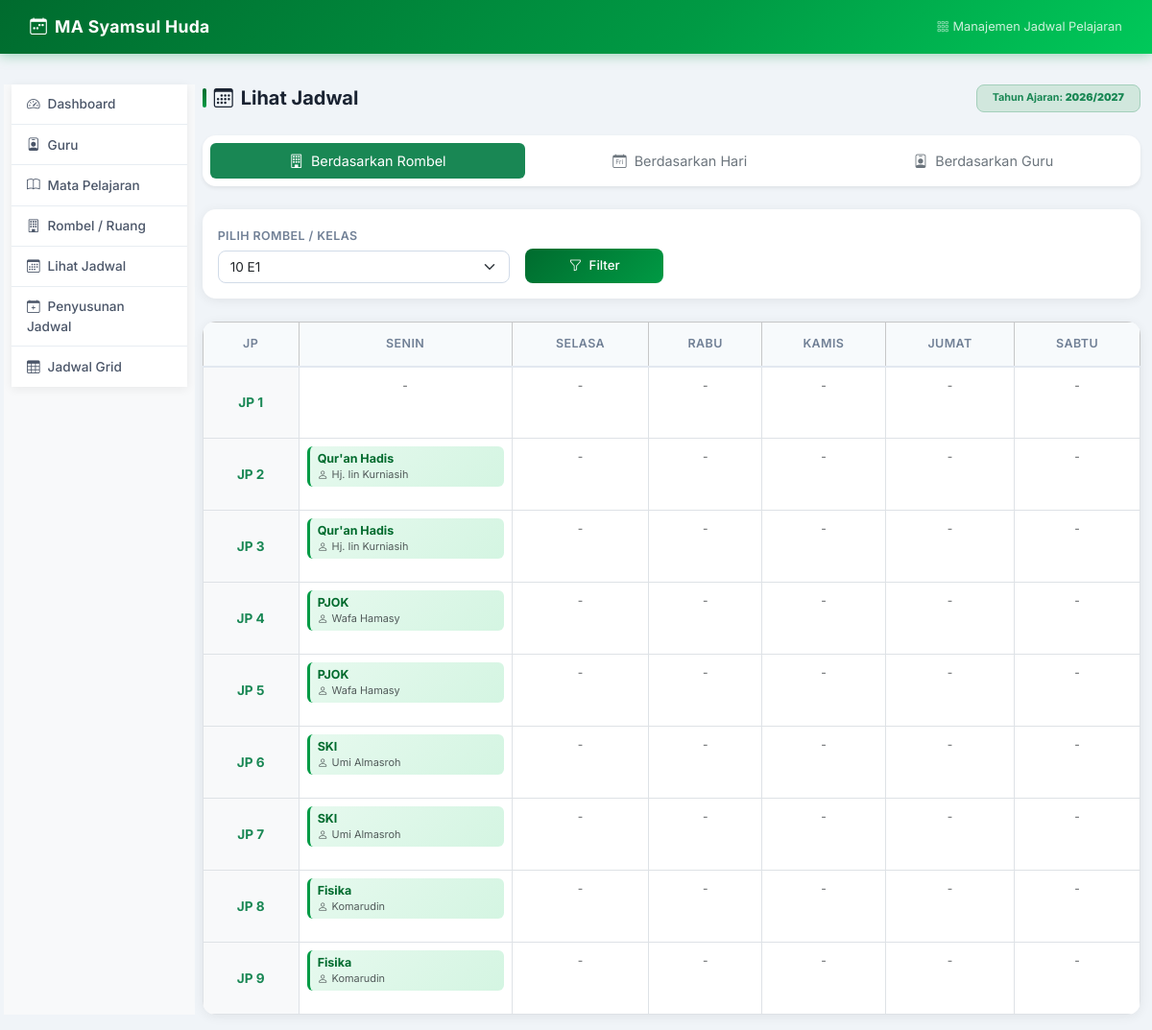
Page /view_schedule.php on the committed database.
### tables this page shows
CREATE TABLE school_years(id INTEGER PRIMARY KEY AUTOINCREMENT,name TEXT UNIQUE NOT NULL,active INTEGER NOT NULL DEFAULT 0);

CREATE TABLE schedules(
 id INTEGER PRIMARY KEY AUTOINCREMENT,school_year_id INTEGER NOT NULL,day TEXT NOT NULL,jp INTEGER NOT NULL,
 class_id INTEGER NOT NULL,subject_id INTEGER NOT NULL,teacher_id INTEGER NOT NULL,notes TEXT,
 UNIQUE(school_year_id,day,jp,class_id),
 FOREIGN KEY(school_year_id) REFERENCES school_years(id) ON DELETE CASCADE,
 FOREIGN KEY(class_id) REFERENCES classes(id) ON DELETE CASCADE,
 FOREIGN KEY(subject_id) REFERENCES subjects(id) ON DELETE RESTRICT,
 FOREIGN KEY(teacher_id) REFERENCES teachers(id) ON DELETE RESTRICT);

### config/database.php (called while the page is built, shortened)
<?php
function e(?string $v): string
{
    return htmlspecialchars($v ?? '', ENT_QUOTES, 'UTF-8');
}

### view_schedule.php (the view, shortened to what this page needs)
<?php
require __DIR__ . '/config/database.php';
$pdo = db();
$days = ['Senin', 'Selasa', 'Rabu', 'Kamis', 'Jumat', 'Sabtu'];
$classes  = $pdo->query('SELECT * FROM classes ORDER BY name')->fetchAll();
$teachers = $pdo->query('SELECT * FROM teachers ORDER BY name')->fetchAll();
$year     = $pdo->query('SELECT * FROM school_years WHERE active=1 LIMIT 1')->fetch();
$tab = $_GET['tab'] ?? 'rombel';
$selected_class_id   = isset($_GET['class_id']) ? (int)$_GET['class_id'] : ($classes[0]['id'] ?? 0);
$selected_teacher_id = isset($_GET['teacher_id']) ? (int)$_GET['teacher_id'] : ($teachers[0]['id'] ?? 0);
$selected_day        = $_GET['day'] ?? 'Senin';
$rows = [];
if ($tab === 'rombel' && $selected_class_id) {
    $stmt = $pdo->prepare("
        SELECT s.*, t.name teacher_name, sub.name subject_name
        FROM schedules s
        JOIN teachers t   ON t.id   = s.teacher_id
        JOIN subjects sub ON sub.id = s.subject_id
        WHERE s.school_year_id = ? AND s.class_id = ?
    ");
    $stmt->execute([$year['id'], $selected_class_id]);
    $rows = $stmt->fetchAll();
}
require __DIR__ . '/templates/header.php';
?>
<div class="d-flex align-items-center justify-content-between mb-4">
    <h3 class="page-heading mb-0"><i class="bi bi-calendar3"></i> Lihat Jadwal</h3>
    <span class="badge bg-success-subtle text-success border border-success-subtle px-3 py-2 rounded-3">
        Tahun Ajaran: <strong><?= e($year['name']) ?></strong>
    </span>
</div>
<div class="card mb-4 shadow-sm">
    <div class="card-body p-2">
        <ul class="nav nav-pills nav-fill gap-2">
            <li class="nav-item">
                <a class="nav-link py-2.5 <?= $tab === 'rombel' ? 'active bg-success text-white' : 'text-secondary' ?>" href="?tab=rombel&class_id=<?= $selected_class_id ?>">
                    <i class="bi bi-building me-2"></i>Berdasarkan Rombel
                </a>
            </li>
            <li class="nav-item">
                <a class="nav-link py-2.5 <?= $tab === 'day' ? 'active bg-success text-white' : 'text-secondary' ?>" href="?tab=day&day=<?= urlencode($selected_day) ?>">
                    <i class="bi bi-calendar-day me-2"></i>Berdasarkan Hari
                </a>
            </li>
            <li class="nav-item">
                <a class="nav-link py-2.5 <?= $tab === 'teacher' ? 'active bg-success text-white' : 'text-secondary' ?>" href="?tab=teacher&teacher_id=<?= $selected_teacher_id ?>">
                    <i class="bi bi-person-badge me-2"></i>Berdasarkan Guru
                </a>
            </li>
        </ul>
    </div>
</div>
<div class="card mb-4">
    <div class="card-body">
        <form method="get" class="row g-3 align-items-end justify-content-start">
            <?php if ($tab === 'rombel'): ?>
                <div class="col-md-4">
                    <label class="form-label">Pilih Rombel / Kelas</label>
                    <select name="class_id" class="form-select" onchange="this.form.submit()">
                        <?php foreach ($classes as $c): ?>
                            <option value="<?= $c['id'] ?>" <?= $selected_class_id === (int)$c['id'] ? 'selected' : '' ?>>
                                <?= e($c['name']) ?>
                            </option>
                        <?php endforeach; ?>
                    </select>
                </div>
            <?php endif; ?>
            <div class="col-md-2">
                <button type="submit" class="btn btn-success w-100 py-2">
                    <i class="bi bi-funnel me-1"></i> Filter
                </button>
            </div>
        </form>
    </div>
</div>
<?php if ($tab === 'rombel' || $tab === 'teacher'): ?>
    <div class="card overflow-hidden">
        <div class="table-responsive">
            <table class="table table-bordered text-center align-middle mb-0" style="min-width: 750px;">
                <thead class="table-light">
                    <tr>
                        <th style="width: 100px;">JP</th>
                        <?php foreach ($days as $d): ?>
                            <th><?= e($d) ?></th>
                        <?php endforeach; ?>
                    </tr>
                </thead>
                <tbody>
                    <?php for ($jp = 1; $jp <= 9; $jp++): ?>
                        <tr>
                            <td class="fw-bold text-success bg-light">JP <?= $jp ?></td>
                            <?php foreach ($days as $d): ?>
                                <td class="p-2" style="height: 75px; vertical-align: top;">
                                    <?php
                                    $cell_found = false;
                                    foreach ($rows as $r) {
                                        if ($r['day'] === $d && (int)$r['jp'] === $jp) {
                                            $cell_found = true;
                                            if ($tab === 'rombel') {
                                                ?>
                                                <div class="cell-entry text-start">
                                                    <strong class="d-block"><?= e($r['subject_name']) ?></strong>
                                                    <small class="text-muted"><i class="bi bi-person me-1"></i><?= e($r['teacher_name']) ?></small>
                                                </div>
                                                <?php
                                            }
                                            break;
                                        }
                                    }
                                    if (!$cell_found): ?>
                                        <span class="text-muted" style="font-size: 0.75rem;">-</span>
                                    <?php endif; ?>
                                </td>
                            <?php endforeach; ?>
                        </tr>
                    <?php endfor; ?>
                </tbody>
            </table>
        </div>
    </div>
<?php endif; ?>
<?php require __DIR__ . '/templates/footer.php'; ?>

### templates/header.php (shortened to what this page needs)
<!doctype html><html lang=id>
    <head>
        <link href="https://cdn.jsdelivr.net/npm/bootstrap@5.3.3/dist/css/bootstrap.min.css" rel=stylesheet>
        <link href="https://cdn.jsdelivr.net/npm/bootstrap-icons@1.11.3/font/bootstrap-icons.min.css" rel=stylesheet>
        <link rel=stylesheet href="assets/css/app.css">
    </head>
    <body>
        <nav class="navbar navbar-dark bg-success fixed-top">
            <div class=container-fluid>
                <div class="d-flex align-items-center gap-2">
                    <a class="navbar-brand fw-bold" href=index.php>
                        <i class="bi bi-calendar-week me-2"></i>MA Syamsul Huda
                    </a>
                </div>
                <span class="text-white d-none d-sm-inline">
                    <i class="bi bi-grid-3x3-gap me-1 opacity-75"></i>Manajemen Jadwal Pelajaran
                </span>
            </div>
        </nav>
        <div class=container-fluid>
            <div class="row g-3 py-3">
                <aside class="col-lg-2 offcanvas-lg offcanvas-start bg-light" id="sidebarMenu" tabindex="-1" aria-labelledby="sidebarMenuLabel">
                    <div class="offcanvas-body p-0">
                        <div class="list-group w-100 border-0 rounded-0 rounded-lg-3">
                            <a class=list-group-item href=index.php>
                                <i class="bi bi-speedometer2 me-2"></i>Dashboard
                            </a>
                            <a class=list-group-item href="master.php?type=teachers">
                                <i class="bi bi-person-badge me-2"></i>Guru
                            </a>
                            <a class=list-group-item href="master.php?type=subjects">
                                <i class="bi bi-book me-2"></i>Mata Pelajaran
                            </a>
                            <a class=list-group-item href="master.php?type=classes">
                                <i class="bi bi-building me-2"></i>Rombel / Ruang
                            </a>
                            <a class=list-group-item href=view_schedule.php>
                                <i class="bi bi-calendar3 me-2"></i>Lihat Jadwal
                            </a>
                            <a class=list-group-item href=schedule.php>
                                <i class="bi bi-calendar-plus me-2"></i>Penyusunan Jadwal
                            </a>
                            <a class=list-group-item href="schedule.php?view=grid">
                                <i class="bi bi-table me-2"></i>Jadwal Grid
                            </a>
                        </div>
                    </div>
                </aside>
                <main class=col-lg-10>

### templates/footer.php (shortened to what this page needs)
                </main>
            </div>
        </div>
    </body>
</html>

### assets/css/app.css (style rules this page uses)
*, *::before, *::after { box-sizing: border-box }
body { background: #f0f4f8; font-family: 'Inter', sans-serif; font-size: 0.9rem; color: #1a2332; padding-top: 72px; }
.navbar { background: linear-gradient(135deg, #006b2e 0%, #009a44 60%, #00c95a 100%) !important; box-shadow: 0 2px 12px rgba(0, 154, 68, .35); padding: 0.6rem 1.2rem; }
.navbar-brand { font-weight: 700; font-size: 1.1rem; letter-spacing: .3px; }
.navbar .text-white { font-size: .8rem; opacity: .8; }
aside .list-group { border-radius: 12px; overflow: hidden; box-shadow: 0 2px 10px rgba(0, 0, 0, .07); }
aside .list-group-item { border: none; border-bottom: 1px solid #e8edf2; padding: .65rem 1rem; font-size: .85rem; font-weight: 500; color: #4a5568; transition: background .18s, color .18s, padding-left .18s; }
aside .list-group-item:last-child { border-bottom: none; }
.card { border: none; border-radius: 14px; box-shadow: 0 2px 12px rgba(0, 0, 0, .07); }
.btn { border-radius: 8px; font-weight: 500; font-size: .83rem; transition: transform .12s, box-shadow .12s; }
.btn-success { background: linear-gradient(135deg, #006b2e, #009a44); border: none; }
.form-control, .form-select { border-radius: 8px; border: 1.5px solid #d1dbe8; font-size: .85rem; transition: border-color .18s, box-shadow .18s; }
.form-label { font-weight: 600; font-size: .78rem; text-transform: uppercase; letter-spacing: .4px; color: #718096; margin-bottom: .3rem; }
.table { font-size: .85rem; }
.table thead th { background: #f7fafc; font-weight: 600; font-size: .78rem; text-transform: uppercase; letter-spacing: .4px; color: #718096; border-bottom: 2px solid #e2e8f0; padding: .8rem 1rem; }
.table td { padding: .75rem 1rem; vertical-align: middle; }
.cell-entry { display: inline-block; background: linear-gradient(135deg, #e6f9ee, #d4f5e2); border-left: 3px solid #009a44; border-radius: 6px; padding: .3rem .5rem; font-size: .78rem; line-height: 1.3; width: 100%; }
.cell-entry strong { color: #006b2e; display: block; }
.cell-entry small { color: #4a5568; }
.page-heading { font-size: 1.25rem; font-weight: 700; color: #1a2332; margin-bottom: 1.2rem; display: flex; align-items: center; gap: .5rem; }
.page-heading::before { content: ''; display: inline-block; width: 4px; height: 1.25rem; background: linear-gradient(#006b2e, #009a44); border-radius: 2px; }

### rows in the picture
school_years: name "2026/2027"
schedules: subject_name "Qur'an Hadis", teacher_name "Hj. Iin Kurniasih"
schedules: subject_name "Qur'an Hadis", teacher_name "Hj. Iin Kurniasih"
schedules: subject_name "PJOK", teacher_name "Wafa Hamasy"
schedules: subject_name "PJOK", teacher_name "Wafa Hamasy"
schedules: subject_name "SKI", teacher_name "Umi Almasroh"
schedules: subject_name "SKI", teacher_name "Umi Almasroh"
schedules: subject_name "Fisika", teacher_name "Komarudin"
schedules: subject_name "Fisika", teacher_name "Komarudin"

### other values in the picture
$d "SENIN"
$d "SELASA"
$d "RABU"
$d "KAMIS"
$d "JUMAT"
$d "SABTU"
form field class_id "10 E1"
